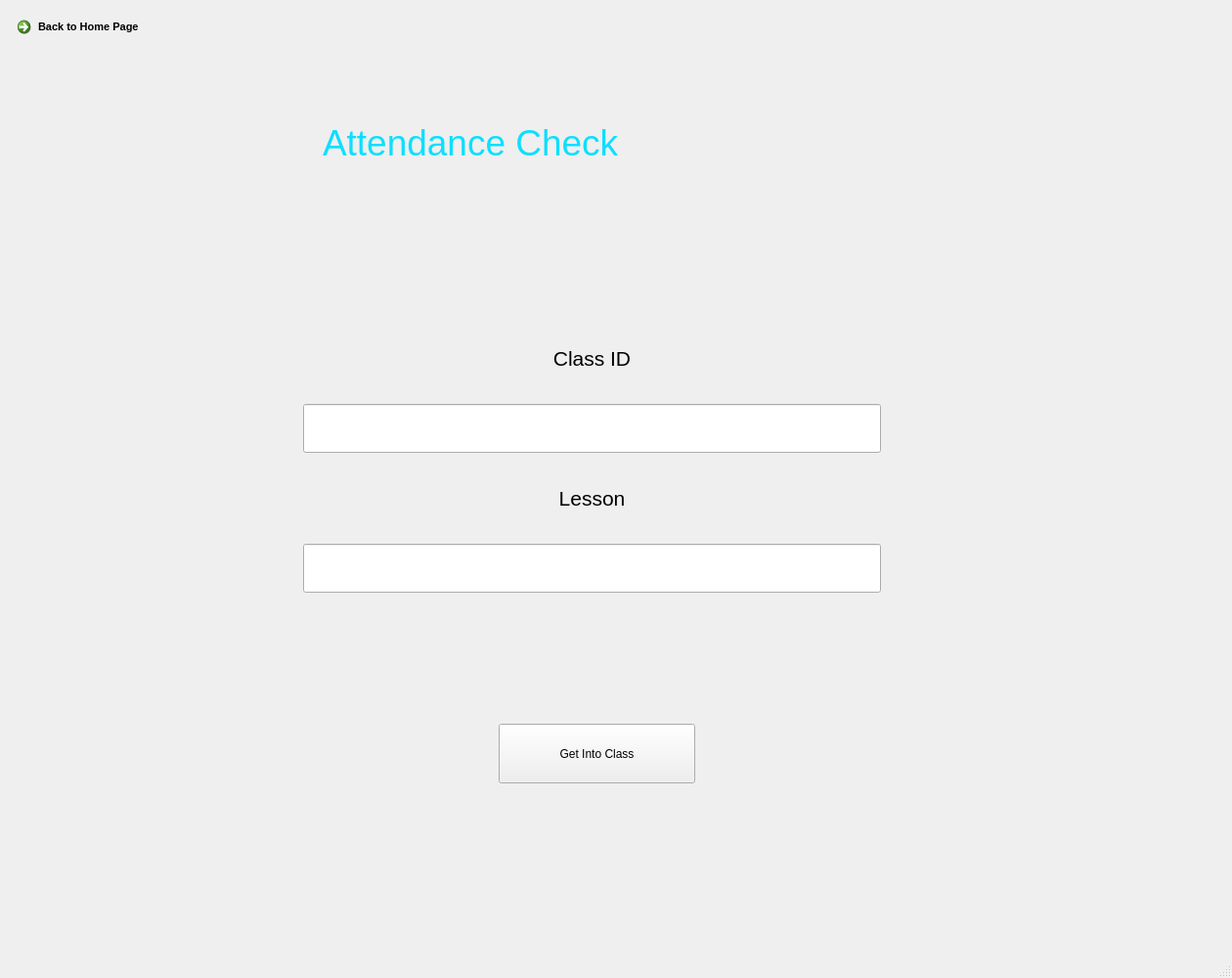
<?xml version="1.0" encoding="UTF-8"?>
<ui version="4.0">
 <class>LessonInfo</class>
 <widget class="QMainWindow" name="LessonInfo">
  <property name="geometry">
   <rect>
    <x>0</x>
    <y>0</y>
    <width>1260</width>
    <height>1000</height>
   </rect>
  </property>
  <property name="windowTitle">
   <string>MainWindow</string>
  </property>
  <widget class="QWidget" name="centralwidget">
   <widget class="QLabel" name="label_Window_Title">
    <property name="geometry">
     <rect>
      <x>330</x>
      <y>100</y>
      <width>541</width>
      <height>91</height>
     </rect>
    </property>
    <property name="styleSheet">
     <string notr="true">font-size: 28pt; color: rgb(12, 223, 255);
font: 36pt &quot;Papyrus&quot;;</string>
    </property>
    <property name="text">
     <string>Attendance Check</string>
    </property>
   </widget>
   <widget class="QWidget" name="verticalLayoutWidget">
    <property name="geometry">
     <rect>
      <x>310</x>
      <y>300</y>
      <width>591</width>
      <height>381</height>
     </rect>
    </property>
    <layout class="QVBoxLayout" name="verticalLayout">
     <property name="spacing">
      <number>30</number>
     </property>
     <property name="topMargin">
      <number>50</number>
     </property>
     <property name="bottomMargin">
      <number>75</number>
     </property>
     <item>
      <widget class="QLabel" name="label">
       <property name="font">
        <font>
         <pointsize>16</pointsize>
        </font>
       </property>
       <property name="text">
        <string>Class ID</string>
       </property>
       <property name="alignment">
        <set>Qt::AlignCenter</set>
       </property>
      </widget>
     </item>
     <item>
      <widget class="QLineEdit" name="InputClassID">
       <property name="minimumSize">
        <size>
         <width>0</width>
         <height>50</height>
        </size>
       </property>
      </widget>
     </item>
     <item>
      <widget class="QLabel" name="label_2">
       <property name="font">
        <font>
         <pointsize>16</pointsize>
        </font>
       </property>
       <property name="text">
        <string>Lesson</string>
       </property>
       <property name="alignment">
        <set>Qt::AlignCenter</set>
       </property>
      </widget>
     </item>
     <item>
      <widget class="QLineEdit" name="InputLesson">
       <property name="minimumSize">
        <size>
         <width>0</width>
         <height>50</height>
        </size>
       </property>
      </widget>
     </item>
    </layout>
   </widget>
   <widget class="QPushButton" name="ButtonIntoClass">
    <property name="geometry">
     <rect>
      <x>510</x>
      <y>740</y>
      <width>201</width>
      <height>61</height>
     </rect>
    </property>
    <property name="text">
     <string>Get Into Class</string>
    </property>
   </widget>
   <widget class="QCommandLinkButton" name="commandLinkButton_backhp">
    <property name="geometry">
     <rect>
      <x>10</x>
      <y>10</y>
      <width>161</width>
      <height>41</height>
     </rect>
    </property>
    <property name="font">
     <font>
      <family>Segoe UI</family>
      <pointsize>8</pointsize>
     </font>
    </property>
    <property name="text">
     <string>Back to Home Page</string>
    </property>
    <property name="icon">
     <iconset>
      <normaloff>../sources/homepage.png</normaloff>../sources/homepage.png</iconset>
    </property>
   </widget>
  </widget>
  <widget class="QMenuBar" name="menubar">
   <property name="geometry">
    <rect>
     <x>0</x>
     <y>0</y>
     <width>1260</width>
     <height>26</height>
    </rect>
   </property>
  </widget>
  <widget class="QStatusBar" name="statusbar"/>
 </widget>
 <resources/>
 <connections/>
</ui>
